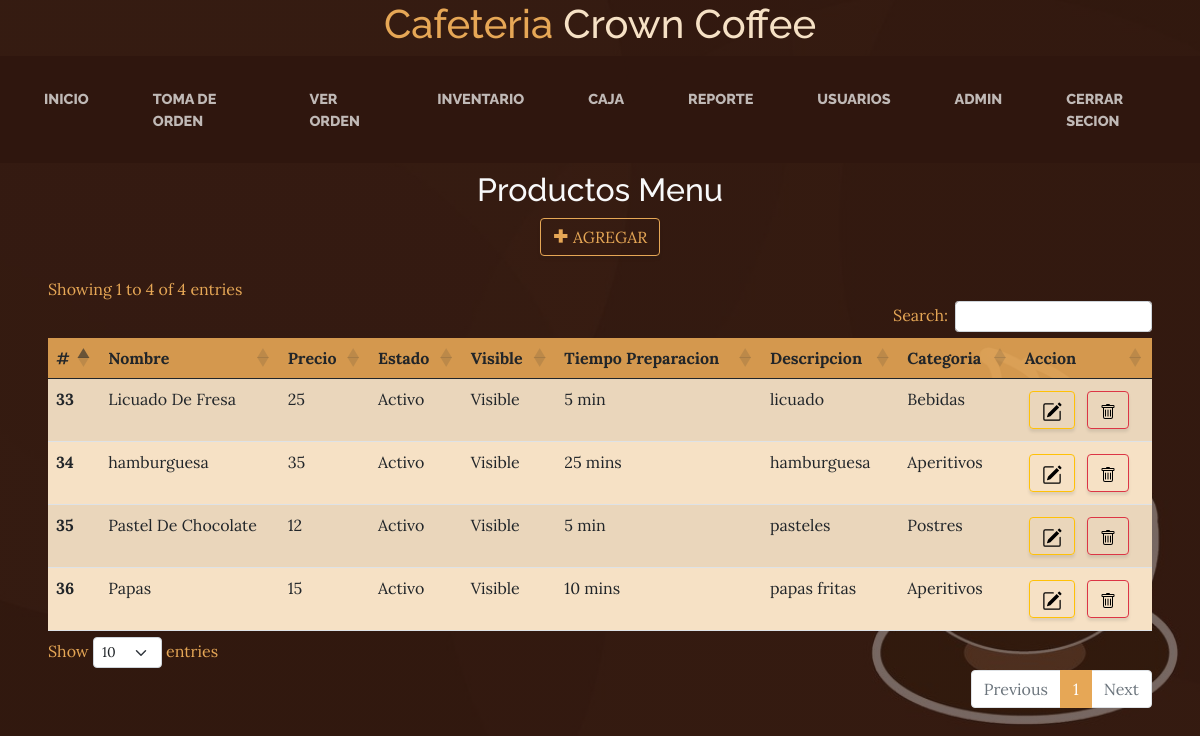
The app's page /inv-alm-producto.php (signed in) with its own data.
### tables this page shows
CREATE TABLE `producto_menu` (
  `id_producto_m` int(11) NOT NULL,
  `nombre_prod_m` varchar(255) NOT NULL,
  `costo_prod_m` int(11) DEFAULT NULL,
  `precio_prod_m` int(11) NOT NULL,
  `id_uni_m` int(11) DEFAULT NULL,
  `estado_prod_m` int(11) DEFAULT 1,
  `visible_prod_m` int(11) DEFAULT 1,
  `tmprepa_prod_m` varchar(255) DEFAULT NULL,
  `descrip_prod_m` varchar(255) NOT NULL,
  `id_cat_prod_menu` int(11) NOT NULL,
  `img` mediumblob DEFAULT NULL,
  `nombre_img` varchar(100) DEFAULT NULL,
  `tipo_img` varchar(50) DEFAULT NULL
);

CREATE TABLE `categoria_prod_menu` (
  `id_cat_prod_menu` int(11) NOT NULL,
  `nombre_cat` varchar(100) NOT NULL,
  `descripcion_cat` varchar(255) DEFAULT NULL
);

### inv-alm-producto.php (the view, shortened to what this page needs)
<?php
    include("db.php");
?>
<?php include("includes/header.php"); ?>
<?php include("includes/nav.php"); ?>
    <div class="container-fluid px-4 py-2 text-center">
        <h2 class="text-light">Productos Menu</h2>
        <button type="button" class="btn btn-outline-primary btn-md" data-bs-toggle="modal" data-bs-target="#modal_agregar"> <i class='bx bx-plus-medical'></i> AGREGAR </button>
    </div>
    <div class="container-fluid px-5 table-responsive-lg text-primary">
        <table class="table table-striped compact" id="datatable">
            <thead class="cta">
                <tr>
                    <th scope="col">#</th>
                    <th scope="col">Nombre</th>
                    <th scope="col">Precio</th>
                    <th scope="col">Estado</th>
                    <th scope="col">Visible</th>
                    <th scope="col">Tiempo Preparacion</th>
                    <th scope="col">Descripcion</th>
                    <th scope="col">Categoria</th>
                    <th scope="col">Accion</th>
                </tr>
            </thead>
            <tbody class="bg-faded">
                <?php
                    $categoria = "SELECT * FROM producto_menu";
                    $resultado = mysqli_query($conexion, $categoria);
                    while($row=mysqli_fetch_assoc($resultado)){
                ?>
                <tr>
                    <th scope="row"><?php echo $row["id_producto_m"] ?></th>
                    <td><?php echo $row["nombre_prod_m"] ?></td>
                    <td><?php echo $row["precio_prod_m"] ?></td>
                    <td><?php
                        if($row["estado_prod_m"] == 1){
                            echo 'Activo';
                        }else{
                            echo 'Deshabilitado';
                        }
                        ?></td>
                    <td><?php
                        if($row["visible_prod_m"] == 1){
                            echo 'Visible';
                        }else{
                            echo 'Oculto';
                        }
                    ?></td>
                    <td><?php echo $row["tmprepa_prod_m"] ?></td>
                    <td><?php echo $row["descrip_prod_m"] ?></td>
                    <td>
                    <?php
                            $id_catt = $row["id_cat_prod_menu"];
                            $cons_categoria_sl = "SELECT * FROM categoria_prod_menu WHERE id_cat_prod_menu = '$id_catt'";
                            $res_cons_cat_sl =mysqli_query($conexion, $cons_categoria_sl);
                            while($row3=mysqli_fetch_array($res_cons_cat_sl)){
                                $nombr_cat_m_sl = $row3['nombre_cat'];
                                echo $nombr_cat_m_sl;
                            }
                        ?>
                    </td>
                    <td>
                        <a class="btn btn-outline-warning m-1" href="" data-bs-toggle="modal" data-bs-target="#modal_editar<?php echo $row["id_producto_m"]; ?>" data-bs-whatever="@mdo">
                            <img class="d-line" src="img/pencil-square.svg" alt="">
                        </a>
                        <a class="btn btn-outline-danger m-1" href="" data-bs-toggle="modal" data-bs-target="#modal_eliminar<?php echo $row["id_producto_m"]; ?>" data-bs-whatever="@mdo">
                            <img class="d-inline" src="img/trash.svg" alt="">
                        </a>
                    </td>
                </tr>
                <?php
                    }
                ?>
            </tbody>
        </table>
    </div>
    <?php include("includes/footer.php"); ?>

### records on screen
producto_menu: id_producto_m "33", nombre_prod_m "Licuado De Fresa", precio_prod_m "25", estado_prod_m "Activo", visible_prod_m "Visible", tmprepa_prod_m "5 min", descrip_prod_m "licuado"
categoria_prod_menu: nombre_cat "Bebidas"
producto_menu: id_producto_m "34", nombre_prod_m "hamburguesa", precio_prod_m "35", estado_prod_m "Activo", visible_prod_m "Visible", tmprepa_prod_m "25 mins", descrip_prod_m "hamburguesa"
categoria_prod_menu: nombre_cat "Aperitivos"
producto_menu: id_producto_m "35", nombre_prod_m "Pastel De Chocolate", precio_prod_m "12", estado_prod_m "Activo", visible_prod_m "Visible", tmprepa_prod_m "5 min", descrip_prod_m "pasteles"
categoria_prod_menu: nombre_cat "Postres"
producto_menu: id_producto_m "36", nombre_prod_m "Papas", precio_prod_m "15", estado_prod_m "Activo", visible_prod_m "Visible", tmprepa_prod_m "10 mins", descrip_prod_m "papas fritas"

### other values on screen
$_SESSION['usuario'] "ADMIN"
